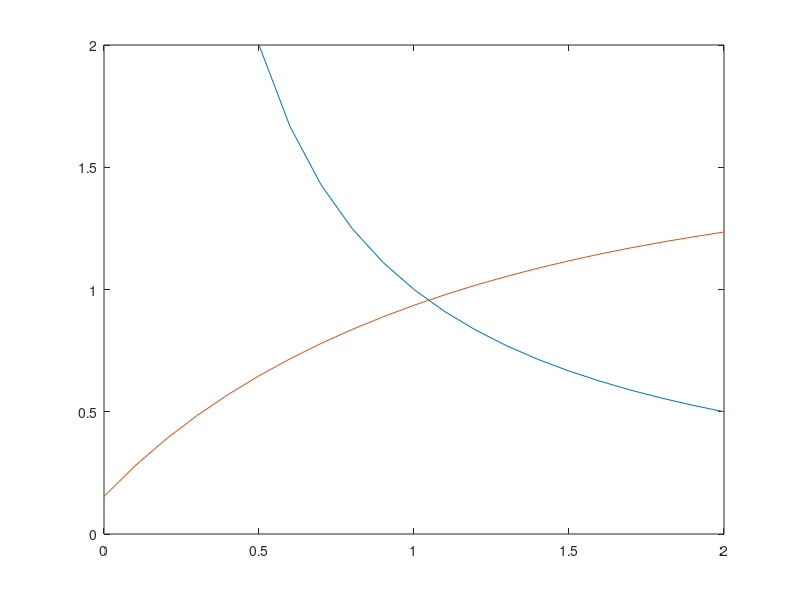

MATLAB code to generate this figure:
n=100;
r=90;
data=[1,n];
x=[0:0.1:2];
i=1;

for i=1:n
	data(i)=wblrnd(10,1,1);
end
y1=1./x;
sum1=0;
sum2=0;
sum3=0;
data=sort(data);
for i=1:r
	t=data(i);
	sum1=sum1+(t.^x)*log(t);
	sum2=sum2+t.^x;
	sum3=sum3+log(t);
end
c=data(r);
y2= ((n-r)*log(c)*(c.^x)+sum1)./((n-r)*(c.^x)+sum2) - (sum3/r); 
plot(x,y1,x,y2)
ylim([0,2]);
